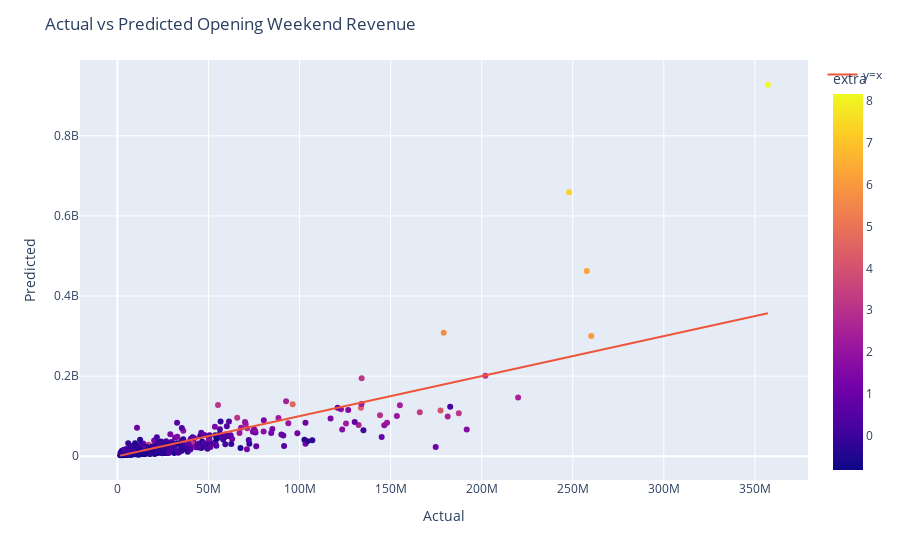

Notebook source saved alongside this figure:
### Code cell
# print all columns that start with production_method
print([col for col in X_train.columns if col.startswith("production_method")])

formula = "log_opening_wide_revenue ~ normalized_metacritic_before_wide_friday_calculated + log_top_5_trailer_views + normalized_wikipedia_pre_release_cumulative_views + log_budget : metacritic_before_wide_friday_calculated + in_franchise : metacritic_before_wide_friday_calculated"

# "metacritic_review_count",
# "metacritic_score_calculated",
# "metacritic_monday_before_wide_friday_calculated",
# "metacritic_before_wide_friday_calculated",
# "metacritic_before_first_day_calculated"

# add in the interactions
model_simple_glm = smf.glm(formula=formula, data=X_train).fit()

pred_simple_glm = model_simple_glm.predict(X_test)

pred_simple_glm = np.exp(pred_simple_glm)

print("RMSE:", root_mean_squared_error(y_test, pred_simple_glm))
print(model_simple_glm.summary())

train_pred = model_simple_glm.predict(X_train)
train_pred = np.exp(train_pred)

# print predictions vs actual within training data
training_data = pd.DataFrame(
    {
        "actual": y_train,
        "predicted": train_pred,
        "title": X_train["title"],
        "extra": X_train["normalized_wikipedia_pre_release_cumulative_views"],
    }
)

# write to a file
training_data.to_csv("training_data.csv")

fig = px.scatter(training_data, x="actual", y="predicted", hover_name="title", color="extra")
fig.add_trace(go.Scatter(x=training_data["actual"], y=training_data["actual"], mode="lines", name="y=x"))
fig.update_layout(title="Actual vs Predicted Opening Weekend Revenue", xaxis_title="Actual", yaxis_title="Predicted")

### Figure 1 — Plotly figure (JSON) as saved in the notebook; plotly's stock layout.template omitted (floating-point values rounded to 4 significant figures; data arrays with more than 128 entries replaced by an {"elided": "..."} marker saying what was removed)
{"data": [{"hovertemplate": "<b>%{hovertext}</b><br><br>actual=%{x}<br>predicted=%{y}<br>extra=%{marker.color}<extra></extra>", "hovertext": {"elided": "677 str values"}, "legendgroup": "", "marker": {"color": {"elided": "677 float values"}, "coloraxis": "coloraxis", "symbol": "circle"}, "mode": "markers", "name": "", "orientation": "v", "showlegend": false, "type": "scatter", "x": {"elided": "677 int values"}, "xaxis": "x", "y": {"elided": "677 float values"}, "yaxis": "y"}, {"mode": "lines", "name": "y=x", "type": "scatter", "x": {"elided": "677 int values"}, "y": {"elided": "677 int values"}}], "layout": {"coloraxis": {"colorbar": {"title": {"text": "extra"}}, "colorscale": [[0, "#0d0887"], [0.1111, "#46039f"], [0.2222, "#7201a8"], [0.3333, "#9c179e"], [0.4444, "#bd3786"], [0.5556, "#d8576b"], [0.6667, "#ed7953"], [0.7778, "#fb9f3a"], [0.8889, "#fdca26"], [1, "#f0f921"]]}, "legend": {"tracegroupgap": 0}, "margin": {"t": 60}, "title": {"text": "Actual vs Predicted Opening Weekend Revenue"}, "xaxis": {"anchor": "y", "domain": [0, 1], "title": {"text": "Actual"}}, "yaxis": {"anchor": "x", "domain": [0, 1], "title": {"text": "Predicted"}}}}
